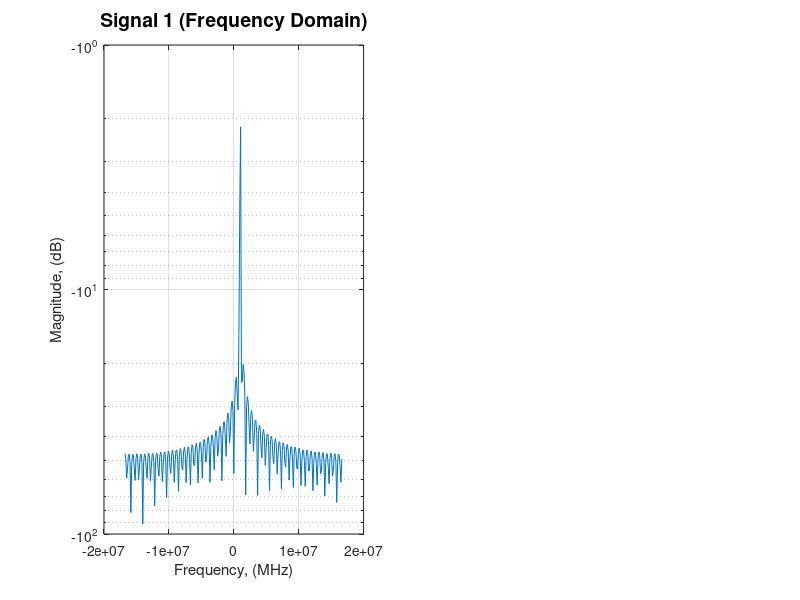

Here is the MATLAB script that generated this plot: (Note: this script raises an error after producing the figure.)
function complex_signal_generator()
% ORDER OF OPERATIONS: 
%   1. Open this file and press run to create or update the .csv file
%   2. WAIT FOR THE FILE TO GENERATE - ITS BIG AND TAKES SOME TIME!!!

% Function to generate a complex sine signal

clear; close all; clc;
combined_filename = 'leader_zero.csv';
sig1_deg = 0;
sig2_deg = 20;

% NOTE: Number of samples per buffer to use in the asynchronous stream
%       must be divisible by 1024 and >= 1024
%       Buffer size is ???

% NOTE: when using the binary SC16 Q11 format,
% 1 sample consumes ~4 bytes of memory/disk space.  
% This quickly adds up: 10 seconds @ 2 MSps yields ~ 76.3 MiB.
% Be careful when using higher sample rates!

% Samples must be generated at samplerate we plan to run device at.
% Set signal length to a reasonable number of seconds. (Save disk space.)
% Check number of samples per buffer is multiple of 1024
% n_buffer = 16384 samples = 2^14 or 16 kS (binary)
% buffers = 32
% samples needed = n_buffer * buffers = 524288 = 512 kS (binary)

fs = 2^25;           % fs = sample rate, 33554432 or 32 MSps (binary)
seconds = 15.625e-3; % Number of seconds of signal to generate for .csv file, ~16 ms
n = seconds * fs;     % n = number of samples, 512 kS (binary)

% 1 MHz, in radians (ω = F_Hz * 2π)
f_hz = 1e6;
f_rad = f_hz * 2 * pi;

% Phase shift, phi or φ, in radians from degrees (φ = °/180 * π)
phi1 = (sig1_deg/180) * pi;
phi2 = (sig2_deg/180) * pi;

% Generate a vector "t" which represents time, in units of samples.
% This starts at t=0, and creates n samples in steps of 1/SAMPLE_RATE
t = 0 : (1/fs) : (seconds - 1/fs);

% Create a sinusoid (signal = e^(jωt) ) with a magnitude of 0.90
    % Eulers equation:         e^(jωt) = cos(ωt) + jsin(ωt)
% Shift signal by specified angle (shift = e^(jφ))
    % Complex wave shifted:     e^(jωt)e^(jφ) = e^(jωt + φ)
signal1 = 0.90 * exp(1j * phi1) * exp(1j * f_rad * t);
signal2 = 0.90 * exp(1j * phi2) * exp(1j * f_rad * t);


%% Verification of signals
% Select a window of time, frw, to view the complex waveform
% Frame to be shown can be selected with frn
% Period is 1 us or 0.000001 s

T = 1/f_hz; % Period of signal
frw = 6*T; % Frame width in seconds
frn = 100; % Frame number

% Select sample of s1 and s2 within the time frame
s1_framed = signal1((frn-1)*floor(frw*fs)+1:frn*floor(frw*fs));
s2_framed = signal2((frn-1)*floor(frw*fs)+1:frn*floor(frw*fs));

n = length(s1_framed); % Number of samples in framed s1
N = 2^(ceil(log2(n))); % Next power of 2 greater than n for FFT

% Create frequency domain plots
% Freq axis specified by N
f = (-fs/2:fs/N:fs/2-1);
f = [f zeros(1,N-length(f))];
% Zero padding before FFT
s1_padded = [s1_framed zeros(1,N-n)];
s2_padded = [s2_framed zeros(1,N-n)];
% Create FFTs of s1 and s2
s1_fdomain = fft(s1_padded);
s2_fdomain = fft(s2_padded);
% Shift all FFTs
s1_fdomain = 1/n*abs(fftshift(s1_fdomain));
s2_fdomain = 1/n*abs(fftshift(s2_fdomain));
% Create dB versions
s1_fdom_dB = 20.*log10(s1_fdomain);
s2_fdom_dB = 20.*log10(s2_fdomain);
% Plot frequency domain
figure('NumberTitle','off','Name','Frequency Domain', 'Units','normalized','Position',[0.3 0.2 0.5 0.5])
subplot(1,2,1)
semilogy(f,s1_fdom_dB,'Color', '#0072BD'); grid on;
title('Signal 1 (Frequency Domain)', 'Fontsize', 14)
xlabel('Frequency, (MHz)', 'Fontsize', 11)
ylabel('Magnitude, (dB)', 'Fontsize', 11)
xtickangle(45)
ax = gca;
ax.XAxis.Exponent = 6;
ax.YAxis.Exponent = 0;
xlim([-fs/2 fs/2])
subplot(1,2,2)
semilogy(f,s2_fdom_dB,'Color', '#EDB120'); grid on;
title('Signal 2 (Frequency Domain)', 'Fontsize', 14)
xlabel('Frequency, (MHz)', 'Fontsize', 11)
ylabel('Magnitude, (dB)', 'Fontsize', 11)
xtickangle(45)
ax = gca;
ax.XAxis.Exponent = 6;
ax.YAxis.Exponent = 0;
xlim([-fs/2 fs/2])

% Create time domain plots
% Time axis specified by frw and frn
t_plot = t((frn-1)*floor(frw*fs)+1:frn*floor(frw*fs));
% Resize signals for time domain frame
s1_tdomain = s1_padded(1:n);
s2_tdomain = s2_padded(1:n);
figure('NumberTitle','off','Name','Time Domain', 'Units','normalized','Position',[0.25 0.25 0.5 0.5])
% Plot real and imaginary parts of signal 1 in time domain
subplot(2,2,1)
s1_Re = real(s1_tdomain);
s1_Im = imag(s1_tdomain);
yyaxis left
plot(t_plot, s1_Re,'Color', '#0072BD'); grid on;
title('Signal 1 (Real and Imaginary Parts)', 'Fontsize', 14)
xlabel('Time (s)', 'Fontsize', 11)
ylabel('Re Magnitude', 'Fontsize', 11)
yyaxis right
plot(t_plot,s1_Im,'Color', '#D95319'); grid on;
ylabel('Im Magnitude', 'Fontsize', 11)
% Plot real and imaginary parts of signal 2 in time domain
subplot(2,2,2)
s2_Re = real(s2_tdomain);
s2_Im = imag(s2_tdomain);
yyaxis left
plot(t_plot, s2_Re,'Color', '#EDB120'); grid on;
title('Signal 2 (Real and Imaginary Parts)', 'Fontsize', 14)
xlabel('Time (s)', 'Fontsize', 11)
ylabel('Re Magnitude', 'Fontsize', 11)
yyaxis right
plot(t_plot,s2_Im,'Color', '#7E2F8E'); grid on;
ylabel('Im Magnitude', 'Fontsize', 11)
% Plot imaginary vs real parts of signal 1
subplot(2,2,3)
plot(s1_Re, s1_Im, '-','Color',	'#0072BD', 'LineWidth', 2); grid on;
hold on;
plot(s1_Re(1), s1_Im(1), 'k+', 'LineWidth', 2);
title('Signal 2 (Real and Imaginary Parts)', 'Fontsize', 14)
xlabel('Time (s)', 'Fontsize', 11)
ylabel('Re Magnitude', 'Fontsize', 11)
legend('Signal 1','Start','Location','northeastoutside')
axis square;
% Plot imaginary vs real parts of signal 2
subplot(2,2,4)
plot(s2_Re, s2_Im, '-','Color',	'#EDB120', 'LineWidth', 2); grid on;
hold on;
plot(s2_Re(1), s2_Im(1), 'k+', 'LineWidth', 2);
title('Signal 2 (Real and Imaginary Parts)', 'Fontsize', 14)
xlabel('Time (s)', 'Fontsize', 11)
ylabel('Re Magnitude', 'Fontsize', 11)
legend('Signal 2','Start','Location','northeastoutside')
axis square;


%% Save signals and combine into one file
% Save the signals to files
tx1_filename = 'element1.csv';
tx2_filename = 'element2.csv';

save_csv(tx1_filename, signal1); 
save_csv(tx2_filename, signal2);

tx1_table = readtable(tx1_filename);
tx2_table = readtable(tx2_filename);
tx2_table = renamevars(tx2_table,["Var1","Var2"],["Var3","Var4"]);
combined_table = [tx1_table tx2_table];
writetable(combined_table, combined_filename, 'Delimiter',',','WriteVariableNames',0);

delete element1.csv;
delete element2.csv;
    

end